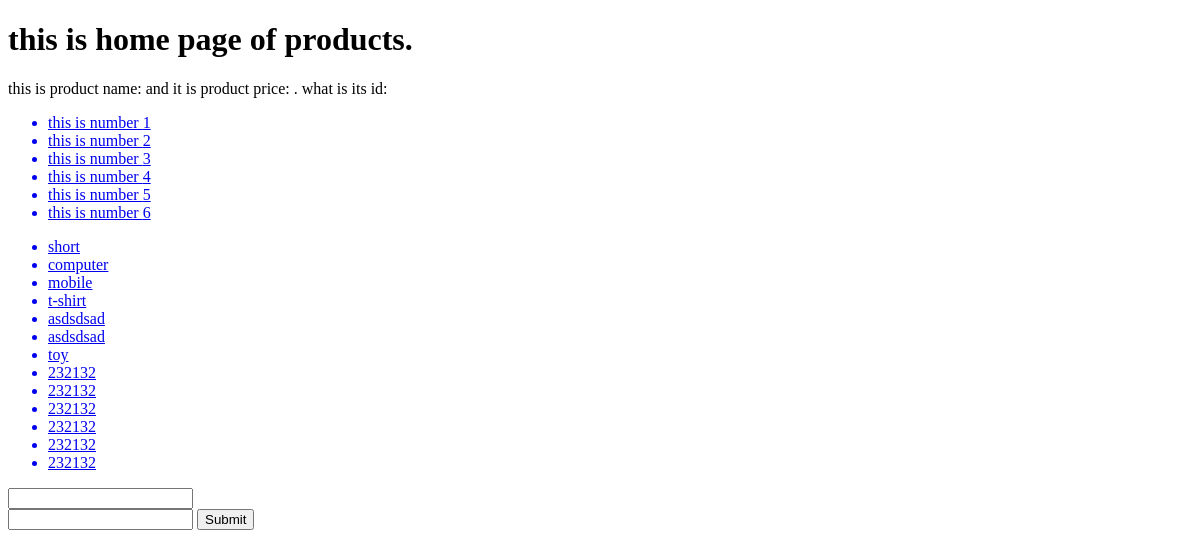
The app's page /products/, older data.
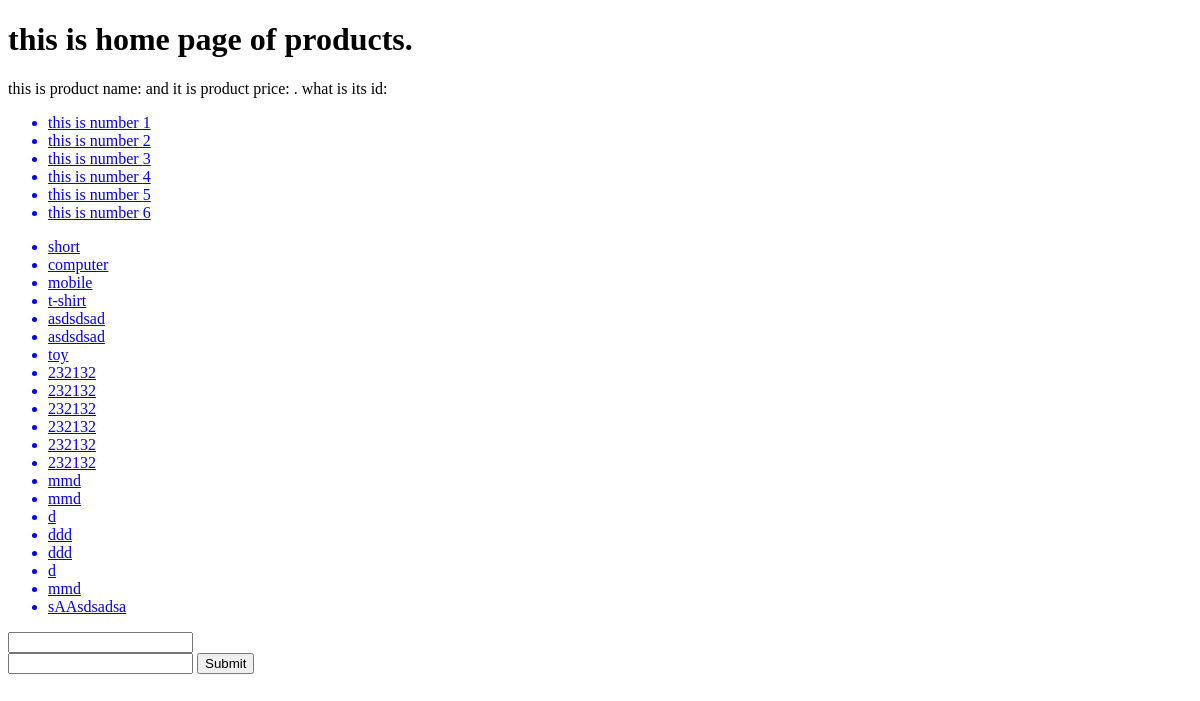
The same page, newer data.
### products/models.py (models this page shows, shortened)
class Product(models.Model):
    name = models.CharField(max_length=200)
    description = models.TextField()
    price = models.IntegerField()
    slug = models.SlugField(max_length=50,blank=True,null=True)
    creation_time = models.DateTimeField(auto_now_add=True)
    last_update_time = models.DateTimeField(auto_now=True)
    user = models.ForeignKey(User,blank=True,null=True,on_delete=models.SET_NULL)
    products = ProductManager()

### products/views.py (the view)
# urls.py: path('',view=views.home_view),
def home_view(request):
    context = { "my_list":[1,2,3,4,5,6],"objects" : Product.products.all() }
    template = get_template("products/home-view.html")
    result = template.render(context=context)
    return HttpResponse(result)

### products/models.py (called while the page is built)
    def get_queryset(self):
        return ProductQuerySet(model=self.model,query=self._db)

### templates/products/home-view.html
{% extends "base.html" %}
{% block content %}
<h1> this is home page of products. </h1>
<p> this is product name: {{ object.name }} and it is product price: {{ object.price }}. what is its id: {{ object.id }} </p>
{% endblock content %}
{% block content2 %}
<ul>
{% for item in my_list %}
        <a href="https://www.google.com"><li>this is number {{ item }}</li></a>
{% endfor %}
</ul>
{% endblock content2 %}
{% block objects_list %}
<ul>
    {% for obj in objects %}
    <a href='{% url "product-details" product_slug=obj.slug %}'><li>{{ obj.name }}</li></a>
    {% endfor %}
</ul>
{% endblock objects_list %}
{% block form %}
<form action="/products/search">
    <input type="text" name ='name'>
    <br>
    <input type="text" name ='price'>
    <input type="submit">
</form>
{% endblock form %}

Row changes from the older to the newer data that the page shows:
added Product: name "mmd"
added Product: name "mmd"
added Product: name "d"
added Product: name "ddd"
added Product: name "ddd"
added Product: name "d"
added Product: name "mmd"
added Product: name "sAAsdsadsa"
